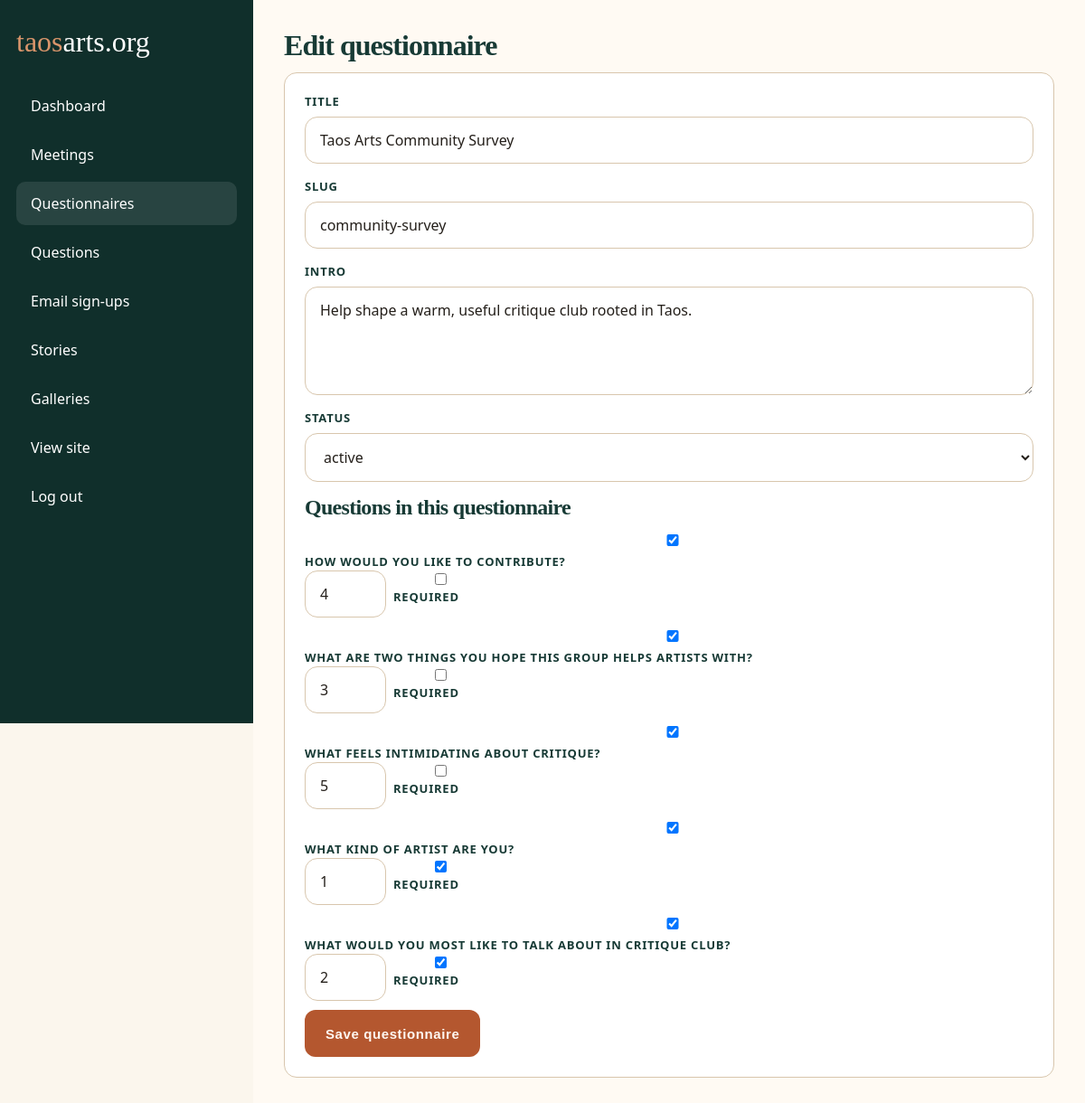
Page /admin/questionnaire_edit.php?id=1 (signed in) on the committed database.
### tables this page shows
CREATE TABLE questionnaires (
  id INT AUTO_INCREMENT PRIMARY KEY,
  title VARCHAR(190) NOT NULL,
  slug VARCHAR(190) NOT NULL UNIQUE,
  intro TEXT NULL,
  status ENUM('draft','active','closed') NOT NULL DEFAULT 'draft',
  created_at TIMESTAMP DEFAULT CURRENT_TIMESTAMP,
  updated_at TIMESTAMP DEFAULT CURRENT_TIMESTAMP ON UPDATE CURRENT_TIMESTAMP
);

CREATE TABLE questions (
  id INT AUTO_INCREMENT PRIMARY KEY,
  prompt TEXT NOT NULL,
  help_text TEXT NULL,
  question_type ENUM('text','textarea','email','select','checkbox','radio','number') NOT NULL DEFAULT 'textarea',
  options_json JSON NULL,
  is_active TINYINT(1) NOT NULL DEFAULT 1,
  created_at TIMESTAMP DEFAULT CURRENT_TIMESTAMP,
  updated_at TIMESTAMP DEFAULT CURRENT_TIMESTAMP ON UPDATE CURRENT_TIMESTAMP
);

CREATE TABLE questionnaire_questions (
  questionnaire_id INT NOT NULL,
  question_id INT NOT NULL,
  sort_order INT NOT NULL DEFAULT 0,
  is_required TINYINT(1) NOT NULL DEFAULT 0,
  PRIMARY KEY (questionnaire_id, question_id),
  FOREIGN KEY (questionnaire_id) REFERENCES questionnaires(id) ON DELETE CASCADE,
  FOREIGN KEY (question_id) REFERENCES questions(id) ON DELETE CASCADE
);

### includes/functions.php (called while the page is built, shortened)
<?php
function h($value): string { return htmlspecialchars((string)$value, ENT_QUOTES, 'UTF-8'); }

### admin/questionnaire_edit.php (the view, shortened to what this page needs)
<?php $title='Edit questionnaire'; $active='questionnaires'; require_once __DIR__ . '/_layout.php';
$pdo=db(); $id=(int)($_GET['id']??0); $item=['title'=>'','slug'=>'','intro'=>'','status'=>'draft'];
if($id){$st=$pdo->prepare('SELECT * FROM questionnaires WHERE id=?');$st->execute([$id]);$item=$st->fetch() ?: $item;}
$questions=$pdo->query('SELECT * FROM questions WHERE is_active=1 ORDER BY prompt')->fetchAll();
$selected=[]; if($id){$st=$pdo->prepare('SELECT * FROM questionnaire_questions WHERE questionnaire_id=?');$st->execute([$id]);foreach($st->fetchAll() as $x){$selected[$x['question_id']]=$x;}}
?>
<h1><?= $id?'Edit':'Create' ?> questionnaire</h1><form method="post" class="panel"><div class="split"><div><div class="form-row"><label>Title</label><input name="title" required value="<?=h($item['title'])?>"></div><div class="form-row"><label>Slug</label><input name="slug" value="<?=h($item['slug'])?>"></div><div class="form-row"><label>Intro</label><textarea name="intro"><?=h($item['intro'])?></textarea></div><div class="form-row"><label>Status</label><select name="status"><?php foreach(['draft','active','closed'] as $s): ?><option <?=$item['status']===$s?'selected':''?>><?=$s?></option><?php endforeach; ?></select></div></div><div><h2>Questions in this questionnaire</h2><?php foreach($questions as $q): $is=isset($selected[$q['id']]); ?><div class="card" style="margin-bottom:10px"><label><input type="checkbox" name="question_ids[]" value="<?=$q['id']?>" <?=$is?'checked':''?>> <?=h($q['prompt'])?></label><div class="actions"><input style="max-width:90px" type="number" name="sort[<?=$q['id']?>]" value="<?=h($selected[$q['id']]['sort_order'] ?? 0)?>" placeholder="Order"><label><input type="checkbox" name="required[<?=$q['id']?>]" <?=$is && $selected[$q['id']]['is_required']?'checked':''?>> Required</label></div></div><?php endforeach; ?></div></div><button class="btn">Save questionnaire</button></form>
<?php require __DIR__ . '/_footer.php'; ?>

### assets/css/style.css (style rules this page uses)
:root { --ink:#173a35; --deep:#102f2b; --clay:#b4572f; --clay-dark:#8f401d; --sand:#efe3cf; --paper:#fbf6ed; --paper-strong:#fffdf8; --line:#d8c6ad; --line-soft:#e7dccd; --muted:#685f54; --sage:#82907f; --shadow:0 18px 50px rgba(28,24,19,.08); --shadow-soft:0 10px 26px rgba(28,24,19,.05); }
* { box-sizing:border-box }
html { scroll-behavior:smooth }
body { margin:0; font-family:"Avenir Next","Gill Sans","Segoe UI",sans-serif; background: radial-gradient(circle at top left, rgba(194,150,94,.10), transparent 34%), radial-gradient(circle at right 20%, rgba(76,132,122,.08), transparent 28%), var(--paper); color:#20201d; overflow-x:hidden; }
h1,h2,h3 { margin:0 0 14px; font-family:"Iowan Old Style","Palatino Linotype","Book Antiqua","Baskerville","Times New Roman",serif; color:var(--ink); line-height:1; letter-spacing:-.03em; }
.btn { display:inline-flex; align-items:center; justify-content:center; min-height:52px; padding:14px 22px; border-radius:12px; border:1px solid transparent; background:var(--clay); color:#fff8f2; font-size:15px; font-weight:700; letter-spacing:.04em; cursor:pointer; transition:transform .18s ease, background .18s ease, border-color .18s ease; }
.form-row { display:grid; gap:8px; margin-bottom:16px; }
label { color:var(--ink); font-size:13px; font-weight:700; letter-spacing:.06em; text-transform:uppercase; }
input,textarea,select { width:100%; padding:14px 16px; border:1px solid var(--line); border-radius:14px; background:rgba(255,255,255,.9); color:#241f1a; font:inherit; }
input::placeholder,textarea::placeholder { color:#8a7f73 }
textarea { min-height:120px }
.panel { background:white; border:1px solid var(--line); border-radius:14px; padding:22px; margin-bottom:22px; }
.actions { display:flex; gap:8px; flex-wrap:wrap; }

### rows in the picture
questionnaires: title "Taos Arts Community Survey", slug "community-survey", intro "Help shape a warm, useful critique club rooted in Taos.", status "active"
questions: id "☑", prompt "HOW WOULD YOU LIKE TO CONTRIBUTE?", id "4"
questions: id "☑", prompt "WHAT ARE TWO THINGS YOU HOPE THIS GROUP HELPS ARTISTS WITH?", id "3"
questions: id "☑", prompt "WHAT FEELS INTIMIDATING ABOUT CRITIQUE?", id "5"
questions: id "☑", prompt "WHAT KIND OF ARTIST ARE YOU?", id "1"
questionnaire_questions: is_required "☑"
questions: id "☑", prompt "WHAT WOULD YOU MOST LIKE TO TALK ABOUT IN CRITIQUE CLUB?", id "2"
questionnaire_questions: is_required "☑"
